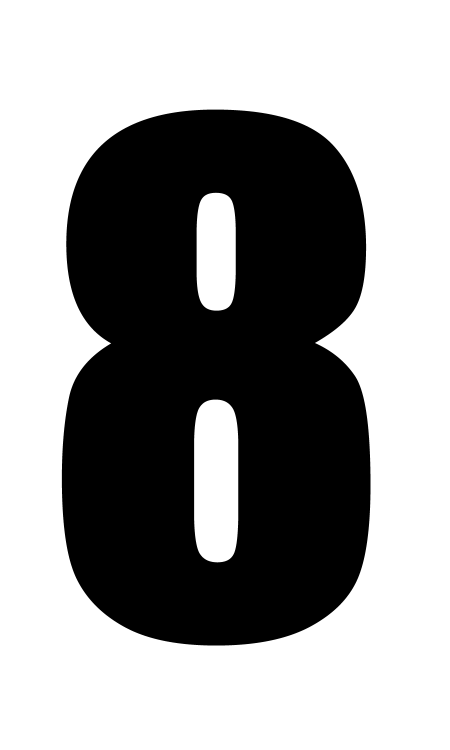
#> input picture digit8.png, 900 x 1500 px (shown at 1/2 size)
$ jupyter execute training.ipynb
#> lines starting #> are read from the running program, lines starting #| are printed output that depends on the picture; after the words box and inside, x2 and y2 are one past the last pixel; in counts of white or black regions, pixels touching at a corner belong together
## Data parsing

[cell 1]
from sklearn import datasets
import matplotlib.pyplot as plt

[cell 2]
# load digit dataset
digits = datasets.load_digits()

[cell 3]
#help(digits)

[cell 4]
digits.data.shape

[cell 5]
print("Dataset Information:")
print(f"Number of samples: {len(digits.images)}")
print(f"Image shape: {digits.images[0].shape}")
print(f"Number of features: {digits.data.shape[1]}")
print(f"Target classes: {set(digits.target)}")

[cell 6]
# visualize some sample images
fig, axes = plt.subplots(2,5, figsize=(12,5))
fig.suptitle('Sample Digits from the Dataset', fontsize=16)
for i, ax in enumerate(axes.flat):
    #display image
    ax.imshow(digits.images[i], cmap='gray')
    ax.set_title(f'Label: {digits.target[i]}')
    ax.axis('off')

plt.tight_layout()
plt.show()
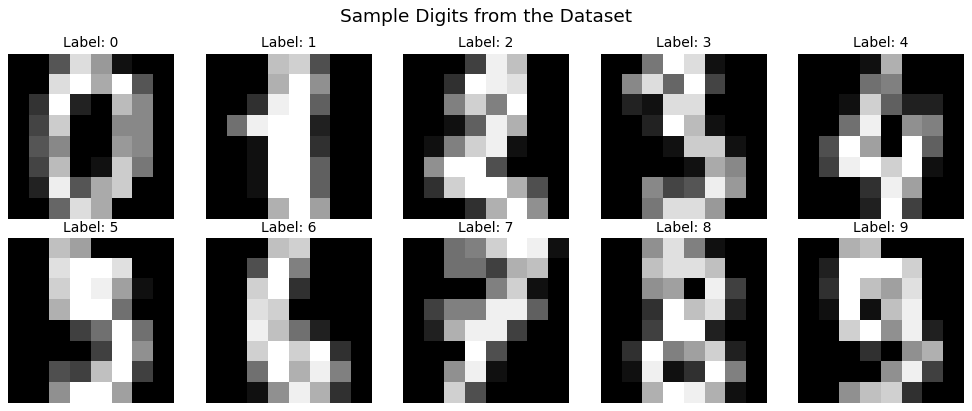
#> figure drawn by matplotlib, 10 panels

[cell 7]
# show what the data looks like as numbers
print("\nFirst digit as an 8x8 array:")
print(digits.images[0])
print(f"\nIts label: {digits.target[0]}")

[cell 8]
# full documentation of the data in: https://scikit-learn.org/stable/modules/generated/sklearn.datasets.load_digits.html

## Training

[cell 9]
# from sklearn import dataset
from sklearn.model_selection import train_test_split
from sklearn.ensemble import RandomForestClassifier
from sklearn.metrics import accuracy_score, classification_report, confusion_matrix
import joblib
import numpy as np

[cell 10]
# split data
X = digits.data
y = digits.target

X_train, X_test, y_train, y_test = train_test_split(X, y, test_size=0.2, random_state=42)

[cell 11]
print(f"Training set: {X_train.shape[0]} samples")
print(f"Testing set: {X_test.shape[0]} samples")

[cell 12]
# create model
model = RandomForestClassifier(n_estimators=100, random_state=42)

[cell 13]
model.fit(X_train, y_train)
print("Model training complete!")

[cell 14]
# Make predictions on test data (data model hasn't seen)
y_pred = model.predict(X_test)

# Calculate accuracy (how many predictions were correct)
accuracy = accuracy_score(y_test, y_pred)
print(f"Accuracy: {accuracy:.2%}")
print(f"(Model got {int(accuracy * len(y_test))} out of {len(y_test)} correct)")

# Detailed report showing performance for each digit
print("\nDetailed Performance Report:")
print(classification_report(y_test, y_pred))

[cell 15]
# Confusion matrix shows which digits get confused with which
print("\nConfusion Matrix:")
cm = confusion_matrix(y_test, y_pred)
print("(Rows = actual digit, Columns = predicted digit)")
print(cm)

[cell 16]
# save model to file
model_filename = 'digit_classifier_rf.pkl'
joblib.dump(model, model_filename)
print("Model saved as '{model_filename}'")

[cell 17]
# test with single sample
test_sample = X_test[0].reshape(1,-1) # reshape ini bertujuan membuat [[]]
prediction = model.predict(test_sample)
actual = y_test[0]

print(f'prediction: {prediction}')
print(f'actual: {actual}')

[cell 18]
from PIL import Image
import numpy as np

[cell 19]
def preprocess_image(image_path):
    # load image
#> called with image_path = 'digit8.png'
    img = Image.open(image_path).convert('L')
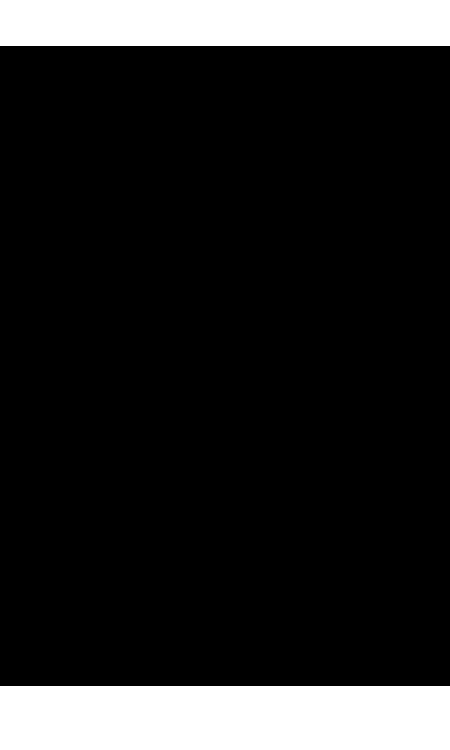
#> img: PIL image 900x1500 L (shown at 1/2 size); 14.7% white; 2 white regions, box (x1, y1, x2, y2) and area: (0, 1372, 900, 1500) 115200, (0, 0, 900, 92) 82800
    print(f"loaded image: {image_path}")
    print(f"original image size: {img.size}")
#| original image size: (900, 1500)

    #convert to grayscale
    img_gray = img.convert('L')
    print(f"converted to grayscale.")

    # resize to 8x8
    img_resized = img_gray.resize((8,8), Image.Resampling.LANCZOS)
    print(f"resized image to: {img_resized.size}")
#| resized image to: (8, 8)

    #convert to numpy array
    img_array = np.array(img_resized)
    print(f"converted image to array with shape: {img_array.shape}")
#| converted image to array with shape: (8, 8)

    # invert colors (because model trained on white digits on black background)
    # check if background is white (mean pixel value > 128)
    if img_array.mean() > 128:
        img_array = 255 - img_array
        print("inverted image colors for better contrast.")
    else:
        print("no color inversion needed.")

    # normalize pixel values to range 0-16 (because training data is 0-16)
    img_normalized = (img_array / 255.0) * 16
    print("normalized pixel values to range 0-16.")

    #flatten to 1D array
    img_flattened = img_normalized.flatten()
#> img_flattened = 64 values, max 10.48 at index 56, min 0 at index 8, mean 2.26
    print(f"flattened image to shape: {img_flattened.shape}")
#| flattened image to shape: (64,)

    img_ready = img_flattened.reshape(1,-1) # reshape to 2D array with 1 sample
    print("image preprocessing complete.")

    return img_ready, img_normalized

[cell 20]
# usage example
processed_img, img_8x8 = preprocess_image('digit8.png')

[cell 21]
# prediction test
try:
    model = joblib.load('digit_classifier_rf.pkl')
    prediction = model.predict(processed_img)
#> prediction = [5]
    print(f"Predicted digit: {prediction[0]}")
#| Predicted digit: 5
except Exception as e:
    print(f"Error loading model or making prediction: {e}")
